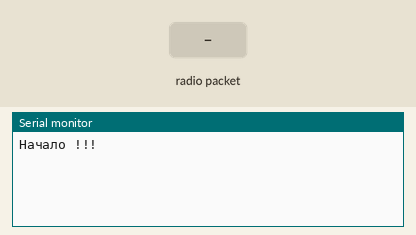
Simulated run of this sketch. Board: Arduino Leonardo, built with avr-gcc and run on an emulated ATmega32U4. On the bench: the last lines printed to the serial monitor. The inputs (shaded band) are chosen by the test bench. No radio packets arrive unless stated.

Above: at 11.2 s.
11.3 s: radio packet "1" arrives
At 12.5 s:
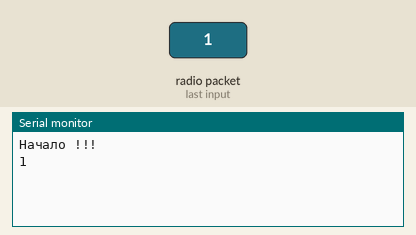
12.8 s: radio packet "0" arrives
At 13.9 s:
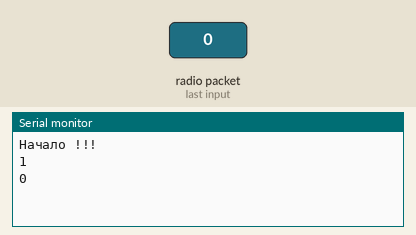
14.3 s: radio packet "2" arrives
At 15.0 s:
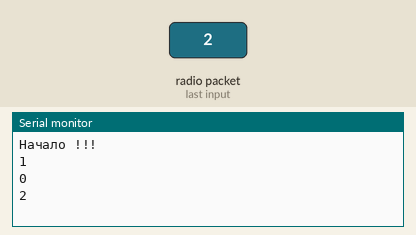

Measured:
- after the input at 11.3 s, the serial monitor: prints a new line at once (image 1)
- after the input at 12.8 s, the serial monitor: prints a new line at once (image 2)
- after the input at 14.3 s, the serial monitor: prints a new line at once (image 3)

The sketch:

test_priyom_nrf24l01.ino
```cpp
// (licence header left out)
#include <SPI.h>
#include <nRF24L01.h>
#include <RF24.h>

RF24 radio(4,5);      // указали номера выводов nRF24L01: CE и CSN

// const uint32_t pipe = 111156789; // адрес "трубы" - адрес приёмника
const uint32_t pipe = 0x7878787878; // адрес "трубы" - адрес приёмника

void setup()
{
   //while (!Serial);        // для Leonardo и т. п. плат ждёт пока откроем монитор порта
   Serial.begin(115200);     // установили скор. обмена данными 115200 бод
   delay(10000);
      Serial.println("Начало !!!");            // вывели текст в монитор порта
   radio.begin();          // инициировали работу nRF24L01
   radio.setChannel(0x6f); // установили канал

   radio.openReadingPipe(0, pipe); // открыли "трубу" чтения
   radio.startListening();         // начали прослушивать
   Serial.println("");
}

void loop()
{
   // Если модуль получил информацию, считываем буфер до 32 символов
   if (radio.available())
   {
      char text[34] = {0};             // переменная, хранящая текст сообщения
      yield();
      radio.read(&text, sizeof(text)); // считали текст сообщения
      yield();
      Serial.println(text);            // вывели текст в монитор порта
   }
         // Прерываем блокировку процессора ESP8266
      // (на мгновение передаём управление фоновым функциям Wi-Fi и предотвращаем перезагрузку
      // от сторожевого таймера)
      yield();

}
// *********************************************** test_priyom_nrf24l01.ino ***
```
